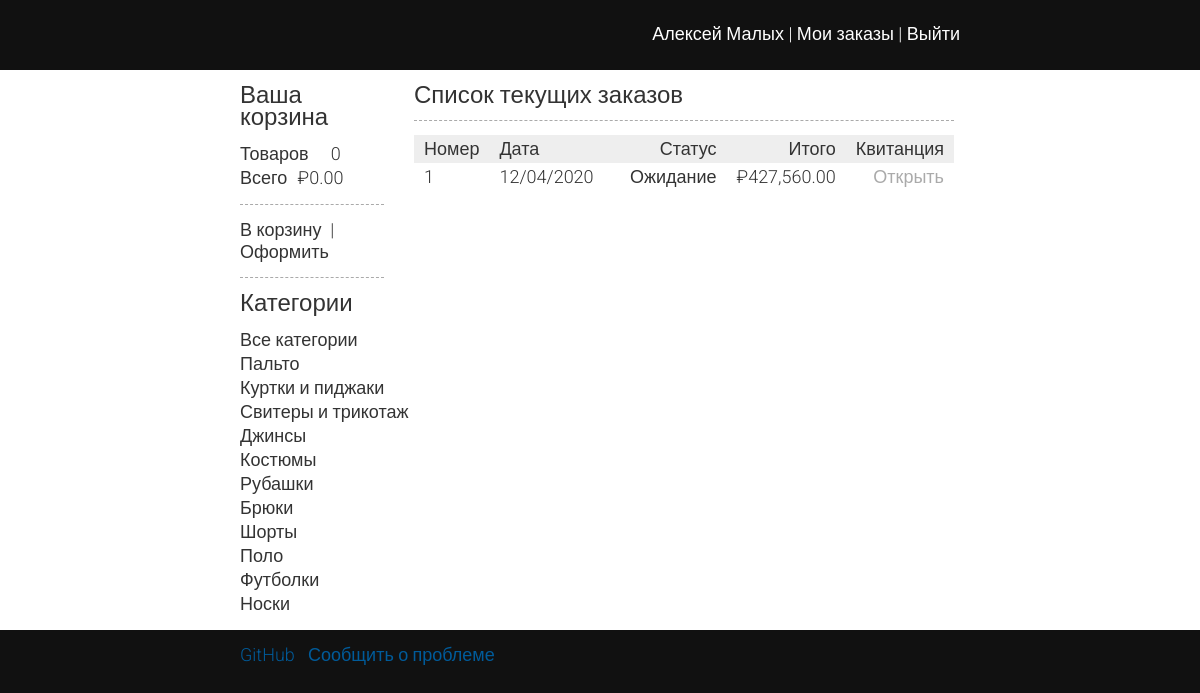
Screenshot of /orders.html (signed in) with the database file from the repository.
### tables this page shows
CREATE TABLE `clients` (
  `id` int(11) NOT NULL,
  `first_name` varchar(150) NOT NULL,
  `last_name` varchar(150) NOT NULL,
  `address_1` varchar(255) NOT NULL,
  `address_2` varchar(255) NOT NULL,
  `city` varchar(255) NOT NULL,
  `state` varchar(255) NOT NULL,
  `post_code` varchar(10) NOT NULL,
  `country` int(11) NOT NULL,
  `email` varchar(255) NOT NULL,
  `password` varchar(255) NOT NULL,
  `date` datetime NOT NULL,
  `active` tinyint(1) NOT NULL DEFAULT '0',
  `hash` varchar(255) DEFAULT NULL
);

CREATE TABLE `orders` (
  `id` int(11) NOT NULL,
  `client` int(11) NOT NULL,
  `vat_rate` decimal(5,2) NOT NULL,
  `vat` decimal(8,2) NOT NULL,
  `subtotal` decimal(8,2) NOT NULL,
  `total` decimal(8,2) NOT NULL,
  `date` datetime NOT NULL,
  `status` int(11) NOT NULL DEFAULT '1',
  `pp_status` tinyint(1) NOT NULL DEFAULT '0',
  `txn_id` varchar(100) DEFAULT NULL,
  `payment_status` varchar(100) DEFAULT NULL,
  `ipn` text,
  `response` varchar(100) DEFAULT NULL,
  `notes` text
);

CREATE TABLE `categories` (
  `id` int(11) NOT NULL,
  `name` varchar(150) NOT NULL,
  `identity` varchar(200) NOT NULL,
  `meta_title` varchar(255) NOT NULL,
  `meta_description` varchar(255) NOT NULL,
  `meta_keywords` varchar(255) NOT NULL
);

CREATE TABLE `statuses` (
  `id` int(11) NOT NULL,
  `name` varchar(30) NOT NULL
);

### index.php (called while the page is built, shortened)
<?php
$core = new Core();
$core->run();

### classes/Login.php (called while the page is built, shortened)
<?php
class Login
{
    public static $valid_login = "valid";
    public static function isLogged($case = null)
    {
        if (!empty($case)) {
            if (isset($_SESSION[self::$valid_login])
                && $_SESSION[self::$valid_login] == 1
            ) {
                return isset($_SESSION[$case]) ? true : false;
            }
            return false;
        }
        return false;
    }
    public static function getFullNameFront($id = null)
    {
        if (!empty($id)) {
            $objUser = new User();
            $user = $objUser->getUser($id);
            if (!empty($user)) {
                return $user['first_name']." ".$user['last_name'];
            }
        }
    }
}

### classes/Session.php (called while the page is built, shortened)
<?php
class Session
{
    public static function getSession($name = null)
    {
        if (!empty($name)) {
            return isset($_SESSION[$name]) ? $_SESSION[$name] : null;
        }
    }
}

### classes/Autoloader.php (called while the page is built, shortened)
<?php
class AutoLoader
{
    public static function load($className)
    {
        $class = str_replace('_', DS, $className) . '.php';
    }
}

### classes/Dbase.php (called while the page is built, shortened)
<?php
class Dbase
{
    private $_host = "localhost";
    private $_user = "NAME";
    private $_password = "PASSWORD";
    private $_name = "DB_NAME";
    private $_conndb = false;
    private function _connect()
    {
        $this->_conndb = mysqli_connect(
            $this->_host,
            $this->_user,
            $this->_password
        );
        if (!$this->_conndb) {
            die("Database connection failed:<br />" . mysqli_error());
        } else {
            $_select = mysqli_select_db($this->_conndb, $this->_name);
        }
        mysqli_set_charset($this->_conndb, "utf8");
    }
    public function escape($value)
    {
        if (function_exists("mysql_real_escape_string")) {
            $value = mysql_real_escape_string($value);
        } else {
            if (!get_magic_quotes_gpc()) {
                $value = addslashes($value);
            }
        }
        return $value;
    }
    public function query($sql)
    {
        $result = mysqli_query($this->_conndb, $sql);
        return $result;
    }
    public function fetchAll($sql)
    {
        $result = $this->query($sql);
        $out = array();
        while ($row = mysqli_fetch_assoc($result)) {
            $out[] = $row;
        }
        return $out;
    }
    public function fetchOne($sql)
    {
        $out = $this->fetchAll($sql);
        return array_shift($out);
    }
}

### classes/Url.php (called while the page is built, shortened)
<?php
class Url
{
    public $main = 'index';
    public function process()
    {
        $uri = $_SERVER['REQUEST_URI'];
        if (!empty($uri)) {
            $uriQ = explode('?', $uri);
            $uri = $uriQ[0];
            $uri = Helper::clearString($uri, PAGE_EXT);
            $firstChar = substr($uri, 0, 1);
            if ($firstChar == '/') {
                $uri = substr($uri, 1);
            }
            $lastChar = substr($uri, -1);
            if (!empty($uri)) {
                $uri = explode('/', $uri);
                $first = array_shift($uri);
                $this->main = $first;
                $this->cpage = $this->main;
            }
        }
    }
    public function href($main = null, $params = null)
    {
        if (!empty($main)) {
            $out = array($main);
            if (!empty($params) && is_array($params)) {
                foreach ($params as $key => $value) {
                    $out[] = $value;
                }
            }
            return '/' . implode('/', $out) . PAGE_EXT;
        }
    }
    public function getCurrent($exclude = null, $extension = false, $add = null)
    {
        $out = array();
        $out[] = $this->main;
        $url = '/' . implode('/', $out);
        $url .= $extension ? PAGE_EXT : null;
        return $url;
    }
}

### classes/Helper.php (called while the page is built, shortened)
<?php
class Helper
{
    public static function encodeHTML($string, $case = 2)
    {
        switch ($case) {
        case 2:
            $pattern = '<([a-zA-Z0-9\.\, "\'_\/\-\+~=;:\(\)?&#%![\]@]+)>';
            $textMatches = preg_split('/' . $pattern . '/', $string);
            $textSanitised = array();
            foreach ($textMatches as $key => $value) {
                $textSanitised[$key] = htmlentities(
                    html_entity_decode(
                        $value,
                        ENT_QUOTES,
                        'UTF-8'
                    ), ENT_QUOTES, 'UTF-8'
                );
            }
            foreach ($textMatches as $key => $value) {
                $string = str_replace($value, $textSanitised[$key], $string);
            }
            return $string;
            break;
        }
    }
    public static function setDate($case = null, $date = null)
    {
        $date = empty($date) ? time() : strtotime($date);
        switch ($case) {
        case 1:
            return date('d/m/Y', $date);
            break;
        }
    }
    public static function clearString($string = null, $array = null)
    {
        if (!empty($string) && !self::isEmpty($array)) {
            $array = self::makeArray($array);
            foreach ($array as $key => $value) {
                $string = str_replace($value, '', $string);
            }
            return $string;
        }
    }
    public static function isEmpty($value = null)
    {
        return empty($value) && !is_numeric($value) ? true : false;
    }
    public static function makeArray($array = null)
    {
        return is_array($array) ? $array : array($array);
    }
}

### classes/Application.php (called while the page is built, shortened)
<?php
class Application
{
    public function __construct()
    {
        $this->db = new Dbase();
    }
}

### classes/User.php (called while the page is built, shortened)
<?php
class User extends Application
{
    private $_table = "clients";
    public function getUser($id = null)
    {
        if (!empty($id)) {
            $sql = "SELECT * FROM `{$this->_table}`
                    WHERE `id` = '" . $this->db->escape($id) . "'";
            return $this->db->fetchOne($sql);
        }
    }
}

### classes/Cart.php (called while the page is built, shortened)
<?php
class Cart
{
    public $vat_rate;
    public $sub_total;
    public $user;
    public function __construct($user = null)
    {
        $this->empty_cart = empty($_SESSION['cart']) ? true : false;
        if (!empty($this->user) && ($this->user['country'] == COUNTRY_LOCAL || INTERNATIONAL_VAT)) {
            $objBusiness = new Business();
            $this->vat_rate = $objBusiness->getVatRate();
        } else {
            $this->vat_rate = 0;
        }
    }
    public function numberOfItems()
    {
        $value = 0;
        $this->number_of_items = $value;
    }
    public function subtotal()
    {
        $value = 0;
        $this->sub_total = round($value, 2);
    }
    public function vat()
    {
        $value = 0;
        $this->vat = round($value, 2);
    }
    private function _process()
    {
        $this->final_shipping_cost = Session::getSession('shipping_cost');
        $this->final_sub_total = round(($this->sub_total + $this->final_shipping_cost), 2);
        $this->final_vat = round(($this->vat_rate * ($this->final_sub_total / 100)), 2);
    }
}

### classes/Order.php (called while the page is built, shortened)
<?php
class Order extends Application
{
    private $_table = 'orders';
    private $_table_3 = 'statuses';
    public function getClientOrders($client_id = null)
    {
        if (!empty($client_id)) {
            $sql = "SELECT * FROM `{$this->_table}`
                    WHERE `client` = '" . $this->db->escape($client_id) . "'
                    ORDER BY `date` DESC";
            return $this->db->fetchAll($sql);
        }
    }
    public function getStatus($id = null)
    {
        if (!empty($id)) {
            $sql = "SELECT * FROM `{$this->_table_3}`
                    WHERE `id` = '" . $this->db->escape($id) . "'";
            return $this->db->fetchOne($sql);
        }
    }
}

### classes/Catalog.php (called while the page is built, shortened)
<?php
class Catalog extends Application
{
    private $_table = 'categories';
    public function getCategories($case = null)
    {
        $sql = "SELECT * FROM `{$this->_table}`";
        return $this->db->fetchAll($sql);
    }
}

### classes/Navigation.php (called while the page is built, shortened)
<?php
class Navigation
{
    public $objUrl;
    public $classActive = 'active';
    public function __construct($objUrl = null)
    {
        $this->objUrl = is_object($objUrl) ? $objUrl : new Url();
    }
    public function active($main = null, $pairs = null, $single = true)
    {
        if (!empty($main)) {
            if (empty($pairs)) {
                if ($main == $this->objUrl->main) {
                    return !$single ?
                        ' ' . $this->classActive :
                        ' class="' . $this->classActive . '"';
                }
            } else {
                foreach ($pairs as $key => $value) {
                    $paramUrl = $this->objUrl->get($key);
                }
            }
        }
    }
}

### classes/Paging.php (called while the page is built, shortened)
<?php
class Paging
{
    private $_records;
    private $_max_pp;
    private $_number_of_pages;
    private $_number_of_records;
    private $_current;
    private $_offset = 0;
    public static $key = 'pg';
    public function __construct($objUrl = null, $rows = null, $max = 10)
    {
        $this->objUrl = is_object($objUrl) ? $objUrl : new Url();
        $this->_records = $rows;
        $this->_number_of_records = count($this->_records);
        $this->_max_pp = $max;
        $current = $this->objUrl->get(self::$key);
        $this->_current = !empty($current) ? $current : 1;
    }
    private function _numberOfPages()
    {
        $this->_number_of_pages = ceil($this->_number_of_records / $this->_max_pp);
    }
    private function _getOffset()
    {
        $this->_offset = ($this->_current - 1) * $this->_max_pp;
    }
    public function getRecords()
    {
        $out = array();
        if ($this->_number_of_pages > 1) {
            $last = ($this->_offset + $this->_max_pp);
            for ($i = $this->_offset; $i < $last; $i++) {
                if ($i < $this->_number_of_records) {
                    $out[] = $this->_records[$i];
                }
            }
        } else {
            $out = $this->_records;
        }
        return $out;
    }
}

### pages/orders.php (the view, shortened to what this page needs)
<?php
$objOrder = new Order();
$orders = $objOrder->getClientOrders(Session::getSession(Login::$login_front));
$objPaging = new Paging($this->objUrl, $orders, 30);
$rows = $objPaging->getRecords();
require_once '_header.php';
?>
<h1>Список текущих заказов</h1>
<?php if (!empty($rows)) { ?>
    <table cellspacing="0" cellpadding="0" class="tbl_repeat">
    <tr>
        <th class="col_5">Номер</th>
        <th>Дата</th>
        <th class="ta_r col_15">Статус</th>
        <th class="ta_r col_15">Итого</th>
        <th class="ta_r col_5">Квитанция</th>
    </tr>
    <?php foreach ($rows as $row) { ?>
        <tr>
            <td><?php echo $row['id']; ?></td>
            <td><?php echo Helper::setDate(1, $row['date']); ?></td>
            <td class="ta_r">
                <?php
                    $status = $objOrder->getStatus($row['status']);
                    echo $status['name'];
                ?>
            </td>
            <td class="ta_r">
                <?php
                    echo Catalog::$currency;
                    echo number_format($row['total'], 2);
                ?>
            </td>
            <td class="ta_r">
                <?php
                if ($row['pp_status'] == 1) {
                    echo '<a href="';
                    echo $this->objUrl->href('invoice', array('token', $row['token']));
                    echo '" target="_blank">Открыть</a>';
                } else {
                    echo '<span class="inactive">Открыть</span>';
                }
                ?>
            </td>
            </tr>
    <?php } ?>
    </table>
<?php } else { ?>
<p>На данный момент у Вас нет текущих заказов.</p>
<?php } ?>
<?php require_once '_footer.php'; ?>

### templates/_header.php (shortened to what this page needs)
<?php
$objCatalog = new Catalog();
$cats = $objCatalog->getCategories();
?>
<!DOCTYPE html>
<html lang="ru">
<head>
    <link href="/css/core.css" rel="stylesheet" type="text/css" />
</head>
<body>
    <div id="header">
        <div id="header_in">
            <?php
            if (Login::isLogged(Login::$login_front)) {
                echo '<div id="logged_as"><strong>';
                echo Login::getFullNameFront(Session::getSession(Login::$login_front));
                echo '</strong> | <a href="';
                echo $this->objUrl->href('orders');
                echo '">Мои заказы</a>';
                echo ' | <a href="';
                echo $this->objUrl->href('logout');
                echo '">Выйти</a></div>';
            } else {
                echo '<div id="logged_as"><a href="';
                echo $this->objUrl->href('login');
                echo '">Войти / Регистрация</a></div>';
            }
            ?>
        </div>
    </div>
    <div id="outer">
        <div id="wrapper">
            <div id="left">
            <?php
            if ($this->objUrl->cpage != 'summary') {
                include_once 'cart_small.php';
            }
            ?>
            <?php if (!empty($cats)) { ?>
            <h2>Категории</h2>
            <ul id="navigation">
                <?php
                foreach ($cats as $cat) {
                    echo '<li><a href="';
                    echo $this->objUrl->href('catalog', array('category', $cat['identity']));
                    echo '"';
                    echo $this->objNavigation->active('catalog', array('category' => $cat['identity']));
                    echo '>';
                    echo Helper::encodeHtml($cat['name']);
                    echo '</a></li>';
                }
                ?>
            </ul>
            <?php } ?>
            </div>
            <div id="right">

### modules/cart_small.php (shortened to what this page needs)
<?php
$currency = Catalog::$currency;
$objCart = is_object($objCart) ? $objCart : new Cart();
?>
<h2>Ваша корзина</h2>
<dl id="cart_small">
    <dt>Товаров</dt>
    <dd class="bl_ti">
        <span><?php echo $objCart->number_of_items; ?></span>
    </dd>
    <dt>Всего</dt>
    <dd class="bl_st">
    <?php echo $currency; ?><span><?php echo number_format($objCart->sub_total, 2); ?></span>
    </dd>
</dl>
<div class="dev br_td">&#160;</div>
    <p>
        <a href="<?php echo $this->objUrl->href('cart'); ?>">В корзину</a>
        &nbsp;|&nbsp;
        <a href="<?php echo $this->objUrl->href('checkout'); ?>">Оформить</a>
    </p>
<div class="dev br_td">&#160;</div>

### rows the page displays
clients: Login::getFullNameFront(Session::getSession(Login::$login_front)) "Алексей Малых"
orders: pp_status "0", pp_status "0.00", id "1", date "12/04/2020", status.name "Ожидание", total "427,560.00", shows "Открыть"
categories: name "Все категории"
categories: name "Пальто"
categories: name "Куртки и пиджаки"
categories: name "Свитеры и трикотаж"
categories: name "Джинсы"
categories: name "Костюмы"
categories: name "Рубашки"
categories: name "Брюки"
categories: name "Шорты"
categories: name "Поло"
categories: name "Футболки"
categories: name "Носки"

### other values shown
$currency "₽"
